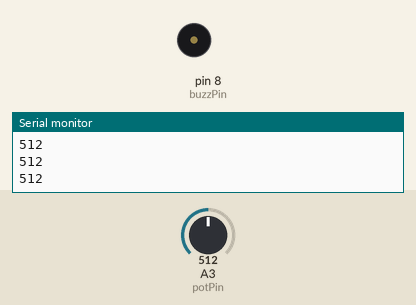
A sketch run on a simulated Arduino Uno, built with avr-gcc and run on an emulated ATmega328P. On the bench: buzzer (waves = sounding, pin HIGH), the last lines printed to the serial monitor. Inputs (shaded band) come from the test bench; at power-on: A3 (potPin) = 512.

Above: at 1.2 s.
1.3 s: A3 (potPin) set to 985
2.8 s: A3 (potPin) set to 1007
At 3.1 s:
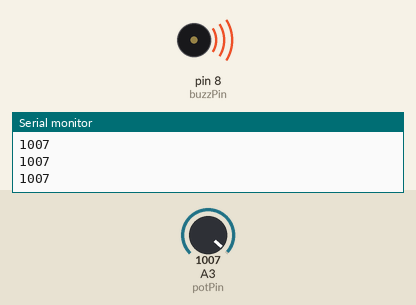
4.3 s: A3 (potPin) set to 990
At 5.4 s:
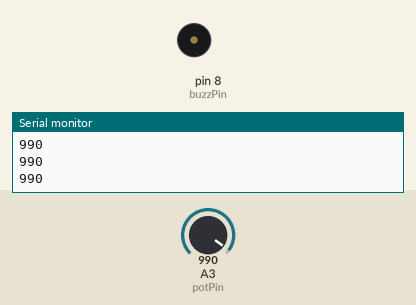
5.8 s: A3 (potPin) set to 1010
At 6.6 s:
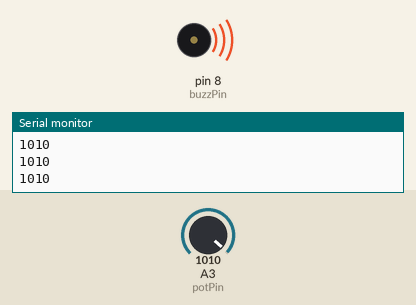
Timing chart, 0 to 8.3 s (numbered marks = the images above; inputs shaded):
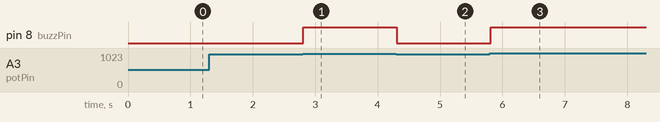

Measured:
- the behaviour switches between 1000 and 1001 on A3 (potPin) (found by bisection; images 0 and 1)
- after the input at 2.8 s, pin 8 (buzzPin): LOW → HIGH at once
- after the input at 4.3 s, pin 8 (buzzPin): HIGH → LOW at once
- after the input at 5.8 s, pin 8 (buzzPin): LOW → HIGH at once

The sketch:

sketch_jan4c.ino
```cpp
int potVal;
int myNumb;
int buzzPin = 8;
int potPin = A3;
String msg = "Please Input Your Number";
int dt = 100;

void setup() {
  // put your setup code here, to run once:
  Serial.begin(9600);
  pinMode(buzzPin, OUTPUT);
  pinMode(potPin, INPUT);
}

void loop() {
  // put your main code here, to run repeatedly:
  // Serial.println(msg);
  // while (Serial.available() == 0) {

  // }
  // myNumb = Serial.parseInt();
  // Serial.read(); // Clear the newline character from buffer

  potVal = analogRead(potPin);
  Serial.println(potVal);
  // if (myNumb > 10) {
  while (potVal > 1000) {
    digitalWrite(buzzPin, HIGH);
    potVal = analogRead(potPin);
    Serial.println(potVal);
  }
  digitalWrite(buzzPin, LOW);
}
```
